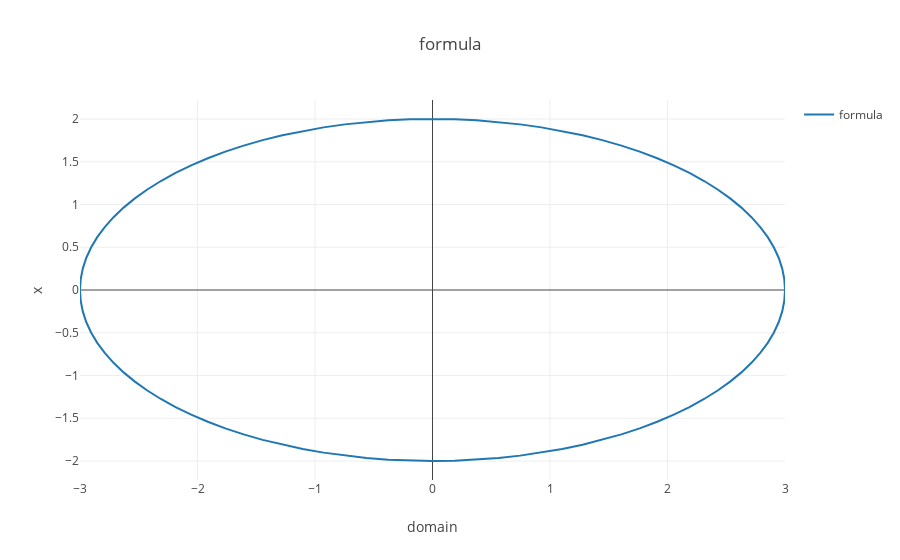

Source (notebook cell):
### Code cell
# 2次関数
def f2(xy):
    x = xy[0]
    y = xy[1]
    f = x**2+y**2
    if f==1:
        return 1
    else:
        return 0
    
xs = np.linspace(-2, 2, 1000)
ys = np.linspace(-2, 2, 1000)
xmesh, ymesh = np.meshgrid(xs, ys)
xmesh = xmesh.reshape(1, -1)[0]
ymesh = ymesh.reshape(1, -1)[0]


import math

def generateVecFromEllipse(a, b):
  
    t = np.linspace(0, 2 * math.pi, 101) 
    t = np.reshape(t, (t.shape[0], 1))
    
    xVec = np.zeros((t.shape))
    yVec = np.zeros((t.shape))
    for i in range(t.shape[0]):
        xVec[i] = a * math.cos(t[i])
        yVec[i] = b * math.sin(t[i])
    
    data = np.concatenate((xVec, yVec),  axis=1)
    return data
  
# 1. Generating Ellipse Point
dataEl = generateVecFromEllipse(3, 2)


# # 微分
# is_differential = [True, False][0]
# for i in X:
#     if is_differential:
#         Y = np.append(Y, float(sym.diff(f3(), x, 1).subs(x, i)))
#     else:
#         Y = np.append(Y, float(sin().subs(x, i)))
    
    
#========================================================================
# Plotlyによる描画
#========================================================================
name = 'formula'
title = 'formula'
trace = go.Line(
    x = dataEl[:, 0],
    y = dataEl[:, 1],
    name = name
)

layout = go.Layout(
    title=title,
#     legend={"x":0.8, "y":0.1},
    xaxis={"title":"x"},
    yaxis={"title":"y"},
    showlegend=True
#     yaxis2={"title":"Birth Rate", "overlaying":"y", "side":"right"},
)

data = [trace]
fig = {'data':data, 'layout':layout}
offline.iplot(fig, filename='sin', image="png")

### Figure 1 — Plotly figure (JSON) as saved in the notebook; plotly's stock layout.template omitted (floating-point values rounded to 4 significant figures)
{"data": [{"name": "formula", "type": "scatter", "uid": "a8604003-91e7-45e2-88c8-deb3789e98c3", "x": [3, 2.994, 2.976, 2.947, 2.906, 2.853, 2.789, 2.714, 2.629, 2.533, 2.427, 2.312, 2.187, 2.054, 1.912, 1.763, 1.607, 1.445, 1.277, 1.104, 0.9271, 0.7461, 0.5621, 0.376, 0.1884, -4.824e-16, -0.1884, -0.376, -0.5621, -0.7461, -0.9271, -1.104, -1.277, -1.445, -1.607, -1.763, -1.912, -2.054, -2.187, -2.312, -2.427, -2.533, -2.629, -2.714, -2.789, -2.853, -2.906, -2.947, -2.976, -2.994, -3, -2.994, -2.976, -2.947, -2.906, -2.853, -2.789, -2.714, -2.629, -2.533, -2.427, -2.312, -2.187, -2.054, -1.912, -1.763, -1.607, -1.445, -1.277, -1.104, -0.9271, -0.7461, -0.5621, -0.376, -0.1884, -5.511e-16, 0.1884, 0.376, 0.5621, 0.7461, 0.9271, 1.104, 1.277, 1.445, 1.607, 1.763, 1.912, 2.054, 2.187, 2.312, 2.427, 2.533, 2.629, 2.714, 2.789, 2.853, 2.906, 2.947, 2.976, 2.994, 3], "y": [0, 0.1256, 0.2507, 0.3748, 0.4974, 0.618, 0.7362, 0.8516, 0.9635, 1.072, 1.176, 1.275, 1.369, 1.458, 1.541, 1.618, 1.689, 1.753, 1.81, 1.86, 1.902, 1.937, 1.965, 1.984, 1.996, 2, 1.996, 1.984, 1.965, 1.937, 1.902, 1.86, 1.81, 1.753, 1.689, 1.618, 1.541, 1.458, 1.369, 1.275, 1.176, 1.072, 0.9635, 0.8516, 0.7362, 0.618, 0.4974, 0.3748, 0.2507, 0.1256, -6.432e-16, -0.1256, -0.2507, -0.3748, -0.4974, -0.618, -0.7362, -0.8516, -0.9635, -1.072, -1.176, -1.275, -1.369, -1.458, -1.541, -1.618, -1.689, -1.753, -1.81, -1.86, -1.902, -1.937, -1.965, -1.984, -1.996, -2, -1.996, -1.984, -1.965, -1.937, -1.902, -1.86, -1.81, -1.753, -1.689, -1.618, -1.541, -1.458, -1.369, -1.275, -1.176, -1.072, -0.9635, -0.8516, -0.7362, -0.618, -0.4974, -0.3748, -0.2507, -0.1256, -4.899e-16]}], "layout": {"autosize": true, "showlegend": true, "title": "formula", "xaxis": {"autorange": true, "range": [-3, 3], "title": "domain", "type": "linear"}, "yaxis": {"autorange": true, "range": [-2.222, 2.222], "title": "x", "type": "linear"}}}
